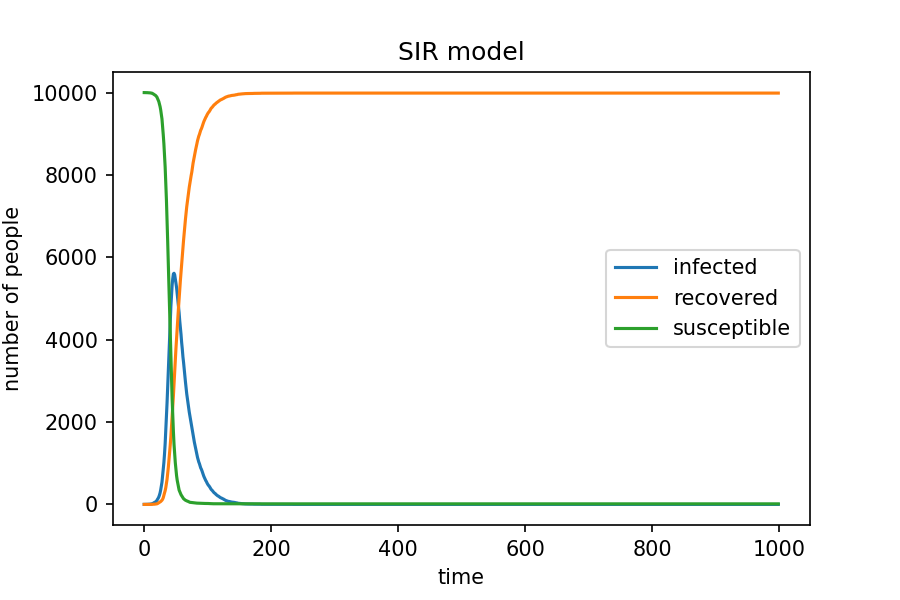

Here is the Python script that generated this plot:
# -*- coding: utf-8 -*-
"""
Created on Wed May  8 09:16:22 2019

@author: ROBIN
"""
#import necessary pkgs to create arrays and plot the results
import numpy as np
import matplotlib.pyplot as plt


#specify the possibilities: beta for an susceptible person to be infected, gamma for an infected person to recover and possess resistance
beta=.3
gamma=.05
#the number of the whole population
N=10000
#specify each groups (S for the susceptible, I for the infected and R for the recovered)
S=10000
I=1
R=0
#initialize time for the loop
t=0
#for each stage/group of people, create a list to store the results for each time point
Ilist=[]
Rlist=[]
Slist=[]


#go through the loop for 1000 times
while t<1000:
    #counter
    t+=1   
    #guarantee each person can only change 0 or 1 time during one loop (i.e. allow S->I & I->R, prevent S->I->R in one loop)
    currI=I
    #modify beta based on the infected ratio
    p1=beta*currI/N
    #with infection possibility p1, generate 0 or 1 for each S. 0 for infected and 1 for staying susceptible
    toI=np.random.choice(range(2),S,p=[p1,1-p1])
    #the newly infected people change from S to I. Modify the numbers of both groups
    for i in toI:
        if i==0:
            I+=1
            S-=1
    #with recovery possibility gamma, generate 0 or 1 for each I. 0 for recovery and 1 for staying infected
    toR=np.random.choice(range(2),currI,p=[gamma,1-gamma])
    #the newly recovered people change from I to R. Modify the numbers of both groups
    for j in toR:
        if j==0:
            R+=1
            I-=1
    #record the number of people in each group
    Ilist.append(I)
    Rlist.append(R)
    Slist.append(S)
    
    
#visualization
#size and dpi of figure
plt.figure(figsize =(6,4),dpi=150)
#draw 3 curves for S, I, R respectively with labels. 
plt.plot(range(t), Ilist, label='infected')
plt.plot(range(t),Rlist, label='recovered')
plt.plot(range(t),Slist, label='susceptible')
#for multiple curves use legend to be more clear
plt.legend()
#the x,y labels
plt.xlabel('time')
plt.ylabel('number of people')
#title
plt.title('SIR model')
#show the figure
#plt.show() results in an empty file after saving it
#save the figure
plt.savefig(r'C:\Users\ROBIN\Desktop\GK project\IBI1_2018-19\Practical12\SIR' ,type='png')

    